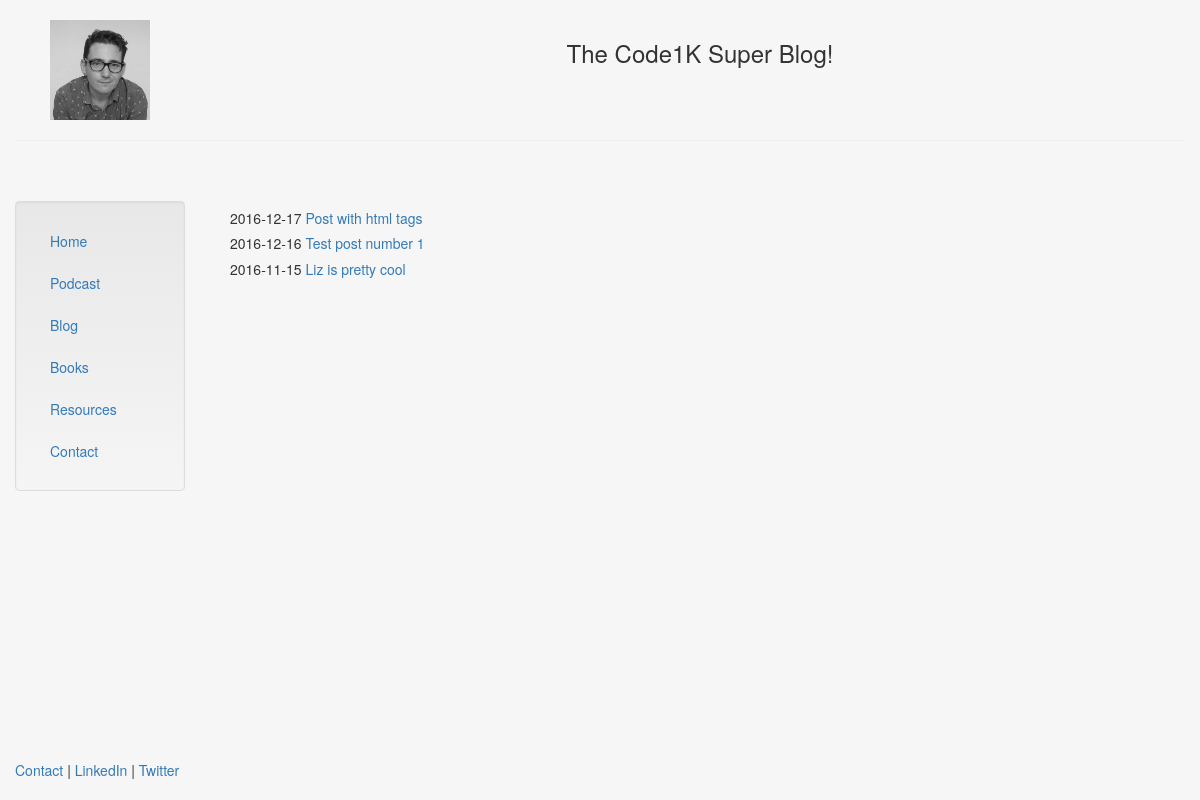
Screenshot of /blog/ with the database file from the repository.
### blog/models.py (models this page shows, shortened)
class Post(models.Model):
    title =  models.CharField(max_length=140)
    body = models.TextField()
    date = models.DateTimeField()

### blog/templates/blog/blog.html (shortened to what this page needs)
{% extends "homepage/basic.html" %}
{% block headline %}
The Code1K Super Blog!
{% endblock %}
{% block content %}
  {% for post in object_list %}
    <h5>{{ post.date|date:"Y-m-d" }}<a href=
      "/blog/{{post.id}}"> {{post.title}}</a></h5>
  {% endfor %}
{% endblock %}

### homepage/templates/homepage/basic.html (style rules this page uses)
html, body { height:100% }

### rows the page displays
Post: date "2016-12-17", title "Post with html tags"
Post: date "2016-12-16", title "Test post number 1"
Post: date "2016-11-15", title "Liz is pretty cool"
